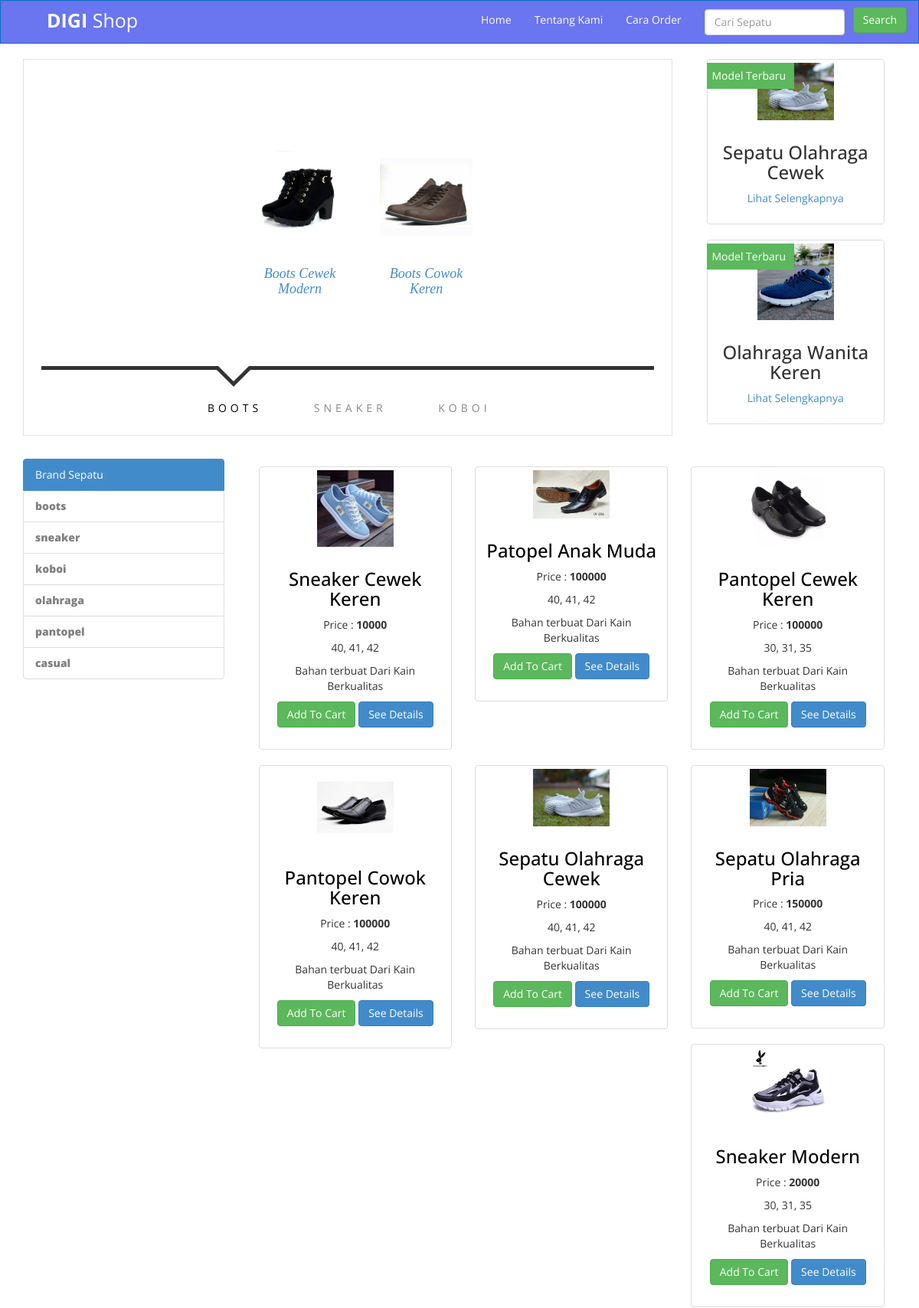
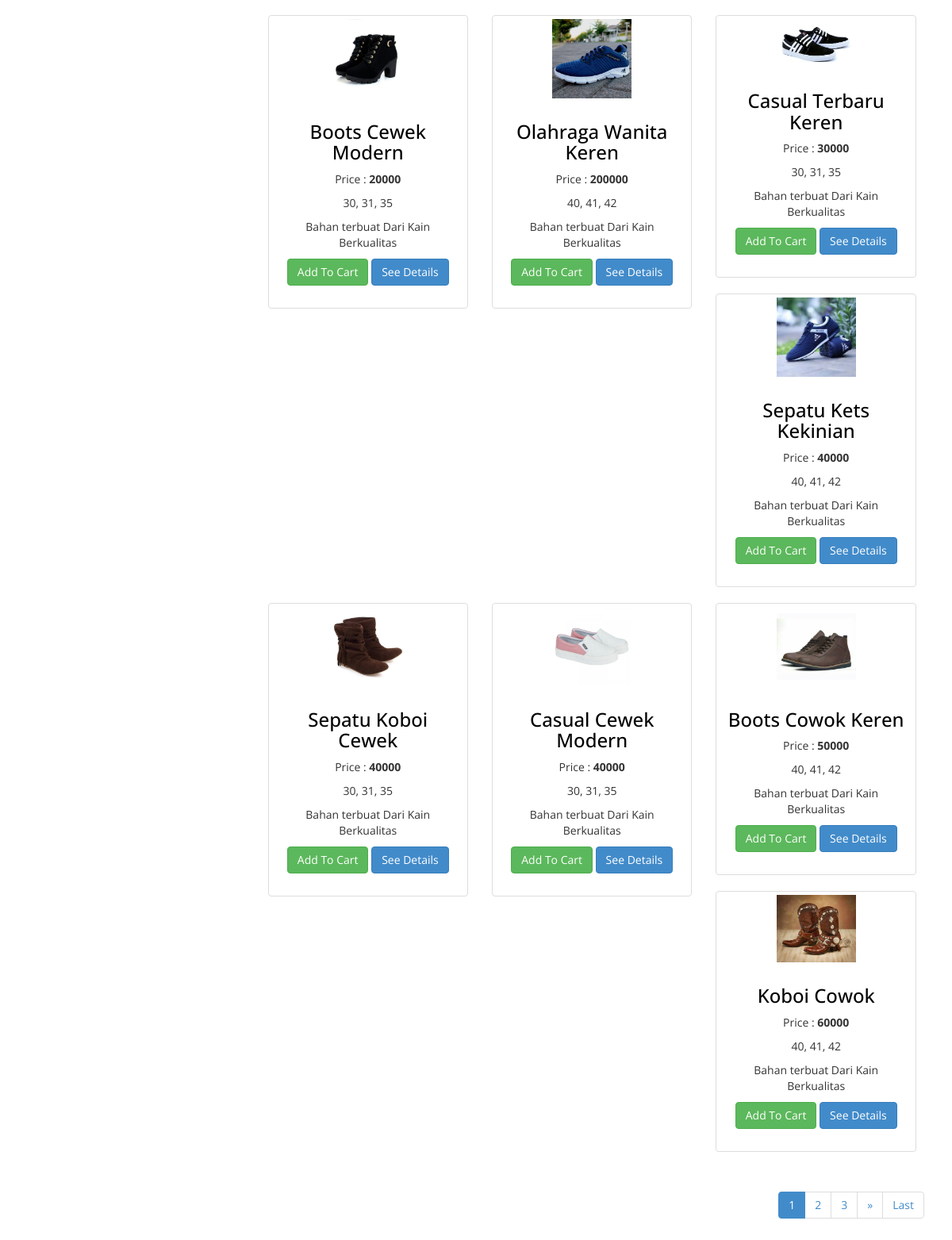
/index.php/welcome/gethargarendah (upper part), run on the app's committed database (2 pictures, top to bottom).
### tables this page shows
CREATE TABLE `tbl_header` (
  `kd_menu` int(11) NOT NULL,
  `nm_menu` varchar(100) NOT NULL,
  `link` text NOT NULL
);

CREATE TABLE `tbl_brg` (
  `kd_brg` int(11) NOT NULL,
  `img_brg` varchar(50) NOT NULL,
  `nm_brg` varchar(100) NOT NULL,
  `hrg_brg` varchar(11) NOT NULL,
  `ukuran` varchar(50) NOT NULL,
  `deskripsi` text NOT NULL,
  `tgl_upload` date NOT NULL,
  `jb` int(11) NOT NULL
);

CREATE TABLE `tbl_jenisbrg` (
  `kd_jb` int(11) NOT NULL,
  `jenis_brg` varchar(100) NOT NULL
);

### application/controllers/Welcome.php (called while the page is built, shortened)
<?php
class Welcome extends CI_Controller {
	public function __construct()
	{
			$this->load->model('BarangModel');
			$this->load->model('JbModel');
			$this->load->model('UserModel');
			$this->load->model('TampilModel');
			$this->load->library('pagination');
	}
	private function temp()
	{
		if ($this->input->post('submit')) {
			$data['keyword'] = $this->input->post('keyword');
			$this->session->set_user('keyword', $data['keyword']);
		}else{
			$data['keyword'] = $this->session->userdata('keyword');
		}
		$config['per_page'] = 3;
		$data['header'] = $this->TampilModel->header();
		$data['jb'] = $this->TampilModel->jb();
		$data['marketplace'] = $this->TampilModel->marketplace();
		$data['kontak'] = $this->TampilModel->kontak();
		$data['footer'] = $this->TampilModel->footer();
		$data['sosmed'] = $this->TampilModel->sosmed();
		$data['slide_title'] = $this->TampilModel->slide_title();
		$data['slide1'] = $this->TampilModel->slide1();
		$data['slide2'] = $this->TampilModel->slide2();
		$data['slide3'] = $this->TampilModel->slide3();
		$data['produk_baru'] = $this->TampilModel->produk_baru();
		$data['countBrg'] = $this->TampilModel->countBrg();
		$data['hrg_rendah'] = $this->TampilModel->gethargarendah();
		$data['hrg_tinggi'] = $this->TampilModel->gethargatinggi();
		$data['start'] = $this->uri->segment(3);
		$data['brg'] = $this->TampilModel->getbrg($config['per_page'], $data['start'], $data['keyword']);
		return $data;
	}
	public function gethargarendah()
	{
		$data = $this->temp();
		$this->load->view('/layout/templates/header',$data);
		$this->load->view('/layout/brg/harga_rendah',$data);
		$this->load->view('/layout/templates/footer',$data);
	}
}

### index.php (called while the page is built, shortened)
<?php
require_once BASEPATH.'core/CodeIgniter.php';

### application/models/TampilModel.php (called while the page is built, shortened)
<?php
class TampilModel extends CI_Model
{
    public function header()
    {
        $query = $this->db->get('tbl_header')->result_array();
        return $query;
    }
    public function jb()
    {
        $query = $this->db->get('tbl_jenisbrg')->result_array();
        return $query;
    }
    public function slide_title()
    {
        $this->db->limit('3');
        $query = $this->db->get('tbl_jenisbrg')->result_array();
        return $query;
    }
    public function slide1()
    {
        $this->db->limit('4');
        $query = $this->db->get_where('tbl_brg',['jb'=>1])->result_array();
        return $query;
    }
    public function slide2()
    {
        $this->db->limit('4');
        $query = $this->db->get_where('tbl_brg',['jb'=>2])->result_array();
        return $query;
    }
    public function slide3()
    {
        $this->db->limit('4');
        $query = $this->db->get_where('tbl_brg',['jb'=>3])->result_array();
        return $query;
    }
    public function produk_baru()
    {
        $this->db->limit('2');
        $this->db->order_by('kd_brg','DESC');
        $query = $this->db->get('tbl_brg')->result_array();
        return $query;
    }
    public function gethargarendah()
    {
        $this->db->order_by('hrg_brg','ASC');
        $query = $this->db->get('tbl_brg')->result_array();
        return $query;
    }
    public function gethargatinggi()
    {
        $this->db->order_by('hrg_brg','DESC');
        $query = $this->db->get('tbl_brg')->result_array();
        return $query;
    }
}
?>

### application/views/layout/brg/harga_rendah.php (the view)
<?php
                    foreach ($hrg_rendah as $hrg_rendah) :
                    ?>
                <div class="col-md-4 text-center col-sm-6 col-xs-6">
                        <div class="thumbnail product-box">
                            <img src="<?= base_url('uploads/img_brg/'.$hrg_rendah['img_brg']); ?>" width="100px"alt="">
                            <div class="caption">
                                <h3><a href="#"><?= $hrg_rendah['nm_brg'] ?></a></h3>
                                <p>Price : <strong><?= $hrg_rendah['hrg_brg'] ?></strong>  </p>
                                <p><?= $hrg_rendah['ukuran'] ?></p>
                                <p><?= $hrg_rendah['deskripsi'] ?></p>
                                <p><a href="#" class="btn btn-success" role="button">Add To Cart</a> <a  href="<?= base_url() ?>welcome/detail/<?= $hrg_rendah['kd_brg'] ?>" class="btn btn-primary" role="button">See Details</a></p>
                            </div>
                        </div>
                    </div>
                    <?php endforeach; ?>

### application/views/layout/templates/header.php (shortened to what this page needs)
<!DOCTYPE html>
<html lang="en">
<head>
    <link href="<?= base_url('assets/css/bootstrap.css') ?>" rel="stylesheet">
    <link href="<?= base_url('assets/css/font-awesome.min.css') ?>" rel="stylesheet" />
    <link href="<?= base_url('assets/ItemSlider/css/main-style.css') ?>" rel="stylesheet" />
    <link href="<?= base_url('assets/css/style.css') ?>" rel="stylesheet" />
</head>
<body>
    <nav class="navbar navbar-default" role="navigation">
        <div class="container-fluid">
            <div class="navbar-header">
                <a class="navbar-brand" href="<?= base_url() ?>"><strong>DIGI</strong> Shop</a>
            </div>
            <div class="collapse navbar-collapse" id="bs-example-navbar-collapse-1">
                <ul class="nav navbar-nav navbar-right">
                <?php
                    foreach ($header as $header) :
                ?>
                    <li><a href="<?= base_url($header['link']) ?>"><?= $header['nm_menu'] ?></a></li>
                <?php endforeach; ?>
                    <form class="navbar-form navbar-right" role="search" method="post" action="<?= base_url('welcome'); ?>">
                    <div class="form-group">
                        <input type="text" name="keyword" placeholder="Cari Sepatu" class="form-control" autocomplete="off">
                    </div>
                    <button type="submit" name="submit "class="btn btn-success">Search</button>
                </form>
                </ul>
            </div>
        </div>
    </nav>
    <div class="container">
        <div class="row">
            <div class="col-md-9">
                <div class="main box-border">
                    <div id="mi-slider" class="mi-slider">
                        <ul>
                        <?php
                            foreach ($slide1 as $slide1) :
                        ?>
                            <li><a href="<?= base_url('welcome/detail/'.$slide1['kd_brg']) ?>">
                                <img src="<?= base_url('uploads/img_brg/'.$slide1['img_brg']); ?>" alt="img01"><h4><?= $slide1['nm_brg'] ?></h4>
                            </a></li>
                            <?php endforeach; ?>
                        </ul>
                        <ul>
                        </ul>
                        <ul>
                        </ul>
                        <nav>
                        <?php
                            foreach ($slide_title as $slide_title) :
                        ?>
                            <a href="<?= base_url('Welcome/slide/'.$slide_title['kd_jb']) ?>"><?= $slide_title['jenis_brg'] ?></a>
                        <?php endforeach; ?>
                        </nav>
                    </div>
                </div>
                <br />
            </div>
            <div class="col-md-3 text-center">
                <?php
                   foreach ($produk_baru as $produk_baru) :
                ?>
                <div class=" col-md-12 col-sm-6 col-xs-6" >
                    <div class="offer-text">
                        Model Terbaru
                    </div>
                    <div class="thumbnail product-box">
                        <img src="<?= base_url('uploads/img_brg/'.$produk_baru['img_brg']); ?>" width="100px" alt="" />
                        <div class="caption">
                            <h3><?= $produk_baru['nm_brg'] ?></h3>
                            <p><a href="<?= base_url() ?>welcome/detail/<?= $produk_baru['kd_brg'] ?>">Lihat Selengkapnya</a></p>
                        </div>
                    </div>
                </div>
                <?php endforeach; ?>
            </div>
        </div>
        <div class="row">
            <div class="col-md-3">
            <div>
                    <a href="<?= base_url() ?>" class="list-group-item active">Brand Sepatu
                    </a>
                    <ul class="list-group">
                    <?php
                    foreach ($jb as $jb) {
                    ?>
                    <li class="list-group-item"><a href="<?=
                    base_url('welcome/jb/'.$jb['kd_jb']) ?>"><?= $jb['jenis_brg'] ?></a>
                    </li>
                    <?php } ?>
                    </ul>
                </div>
            </div>
            <div class="col-md-9">

### assets/ItemSlider/css/main-style.css (style rules this page uses)
.mi-slider { position: relative; margin-top: 30px; height: 490px; }
.mi-slider ul { list-style-type: none; position: absolute; width: 100%; left: 0; bottom: 140px; overflow: hidden; text-align: center; pointer-events: none; }
.mi-slider ul.mi-current { pointer-events: auto; }
.mi-slider ul li { display: inline-block; padding: 20px; width: 20%; max-width: 300px; -webkit-transform: translateX(600%); transform: translateX(600%); -webkit-transition: opacity 0.2s linear; transition: opacity 0.2s linear; }
.mi-slider ul li a, .mi-slider ul li img { display: block; margin: 0 auto; }
.mi-slider ul li a { outline: none; cursor: pointer; }
.mi-slider ul li img { max-width: 100%; border: none; }
.mi-slider ul li h4 { display: inline-block; font-family: Baskerville, "Baskerville Old Face", "Hoefler Text", Garamond, "Times New Roman", serif; font-style: italic; font-weight: 400; font-size: 18px; padding: 20px 10px 0; }
.mi-slider nav { position: relative; top: 400px; text-align: center; max-width: 800px; margin: 0 auto; border-top: 5px solid #333; }
.mi-slider nav a { display: inline-block; text-transform: uppercase; letter-spacing: 5px; padding: 40px 30px 30px 34px; position: relative; color: #888; outline: none; -webkit-transition: color 0.2s linear; transition: color 0.2s linear; }
.mi-slider nav a:hover, .mi-slider nav a.mi-selected { color: #000; }
.mi-slider nav a.mi-selected:after, .mi-slider nav a.mi-selected:before { content: ''; position: absolute; top: -5px; border: solid transparent; height: 0; width: 0; position: absolute; pointer-events: none; }
.mi-slider nav a.mi-selected:after { border-color: transparent; border-top-color: #fff; border-width: 20px; left: 50%; margin-left: -20px; }
.mi-slider nav a.mi-selected:before { border-color: transparent; border-top-color: #333; border-width: 27px; left: 50%; margin-left: -27px; }
.mi-slider ul:first-child li, .no-js .mi-slider ul li { -webkit-animation: scaleUp 350ms ease-in-out both; animation: scaleUp 350ms ease-in-out both; }
.mi-slider ul:first-child li:first-child { -webkit-animation-delay: 90ms; animation-delay: 90ms; }
.mi-slider ul:first-child li:nth-child(2) { -webkit-animation-delay: 180ms; animation-delay: 180ms; }
.mi-slider { -webkit-touch-callout: none; -webkit-user-select: none; -khtml-user-select: none; -moz-user-select: none; -ms-user-select: none; user-select: none; }

### assets/css/style.css (style rules this page uses)
.text-center { text-align:center; }
h1, h2, h3, h4, h5, h6 { font-family:'Open Sans', sans-serif; }
.navbar-brand { font-size: 25px; padding: 15px 80px 15px 60px; }
.navbar-default .navbar-brand { color: #000000; }
.navbar-default { background-color: #6A75F0; border-color: #096FC0; }
.navbar { border-radius: 0px; }
.navbar-default .navbar-nav > li > a { color: #FFF; }
.navbar-default .navbar-brand { color: #FFFFFF; }
.row { margin-bottom:10px; }
.btn { margin-bottom:5px; }
.box-border { border:1px solid #e1e1e1; }
.product-box h3>a,.product-box h3>a:hover,.product-box h3>a:focus { color:#000; text-decoration:none; }
.list-group a { font-size:14px; font-weight:900; color:#808080; }
.mi-slider { margin-top: 0px; }
.offer-text { position: absolute; color: #FFF; padding: 7px 11px 7px 7px; margin-top: 5px; background-color:#5cb85c; }

### data on the page
tbl_header: nm_menu "Home"
tbl_header: nm_menu "Tentang Kami"
tbl_header: nm_menu "Cara Order"
tbl_brg: img_brg (picture), nm_brg "Boots Cewek Modern", hrg_brg "20000", ukuran "30, 31, 35", deskripsi "Bahan terbuat Dari Kain Berkualitas"
tbl_brg: img_brg (picture), nm_brg "Boots Cowok Keren", hrg_brg "50000", ukuran "40, 41, 42", deskripsi "Bahan terbuat Dari Kain Berkualitas"
tbl_jenisbrg: jenis_brg "BOOTS", jenis_brg "boots"
tbl_jenisbrg: jenis_brg "SNEAKER", jenis_brg "sneaker"
tbl_jenisbrg: jenis_brg "KOBOI", jenis_brg "koboi"
tbl_brg: img_brg (picture), nm_brg "Sepatu Olahraga Cewek", hrg_brg "100000", ukuran "40, 41, 42", deskripsi "Bahan terbuat Dari Kain Berkualitas"
tbl_brg: img_brg (picture), nm_brg "Olahraga Wanita Keren", hrg_brg "200000", ukuran "40, 41, 42", deskripsi "Bahan terbuat Dari Kain Berkualitas"
tbl_jenisbrg: jenis_brg "olahraga"
tbl_jenisbrg: jenis_brg "pantopel"
tbl_jenisbrg: jenis_brg "casual"
tbl_brg: img_brg (picture), nm_brg "Sneaker Cewek Keren", hrg_brg "10000", ukuran "40, 41, 42", deskripsi "Bahan terbuat Dari Kain Berkualitas"
tbl_brg: img_brg (picture), nm_brg "Patopel Anak Muda", hrg_brg "100000", ukuran "40, 41, 42", deskripsi "Bahan terbuat Dari Kain Berkualitas"
tbl_brg: img_brg (picture), nm_brg "Pantopel Cewek Keren", hrg_brg "100000", ukuran "30, 31, 35", deskripsi "Bahan terbuat Dari Kain Berkualitas"
tbl_brg: img_brg (picture), nm_brg "Pantopel Cowok Keren", hrg_brg "100000", ukuran "40, 41, 42", deskripsi "Bahan terbuat Dari Kain Berkualitas"
tbl_brg: img_brg (picture), nm_brg "Sepatu Olahraga Pria", hrg_brg "150000", ukuran "40, 41, 42", deskripsi "Bahan terbuat Dari Kain Berkualitas"
tbl_brg: img_brg (picture), nm_brg "Sneaker Modern", hrg_brg "20000", ukuran "30, 31, 35", deskripsi "Bahan terbuat Dari Kain Berkualitas"
tbl_brg: img_brg (picture), nm_brg "Casual Terbaru Keren", hrg_brg "30000", ukuran "30, 31, 35", deskripsi "Bahan terbuat Dari Kain Berkualitas"
tbl_brg: img_brg (picture), nm_brg "Sepatu Kets Kekinian", hrg_brg "40000", ukuran "40, 41, 42", deskripsi "Bahan terbuat Dari Kain Berkualitas"
tbl_brg: img_brg (picture), nm_brg "Sepatu Koboi Cewek", hrg_brg "40000", ukuran "30, 31, 35", deskripsi "Bahan terbuat Dari Kain Berkualitas"
tbl_brg: img_brg (picture), nm_brg "Casual Cewek Modern", hrg_brg "40000", ukuran "30, 31, 35", deskripsi "Bahan terbuat Dari Kain Berkualitas"
tbl_brg: img_brg (picture), nm_brg "Koboi Cowok", hrg_brg "60000", ukuran "40, 41, 42", deskripsi "Bahan terbuat Dari Kain Berkualitas"

### other printed values
$this->pagination->create_links() "1 2 3 » Last"
